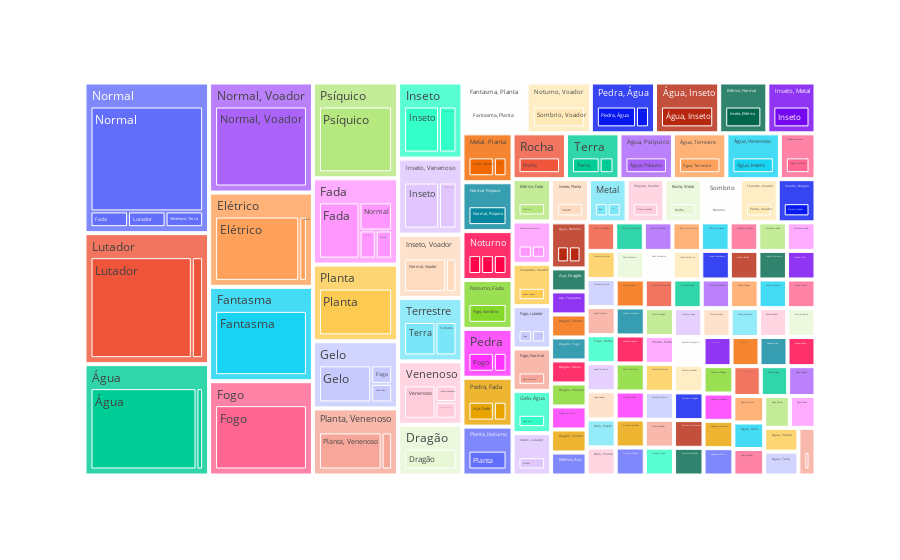

Notebook cell for this chart:
### Code cell
grafico = px.treemap(df, path = [y_test, previsoes])
grafico

### Figure 1 — Plotly figure (JSON) as saved in the notebook; plotly's stock layout.template omitted (floating-point values rounded to 4 significant figures; data arrays with more than 128 entries replaced by an {"elided": "..."} marker saying what was removed)
{"data": [{"branchvalues": "total", "domain": {"x": [0, 1], "y": [0, 1]}, "hovertemplate": "labels=%{label}<br>count=%{value}<br>parent=%{parent}<br>id=%{id}<extra></extra>", "ids": {"elided": "293 str values"}, "labels": {"elided": "293 str values"}, "name": "", "parents": {"elided": "293 str values"}, "type": "treemap", "values": {"elided": "293 int values"}}], "layout": {"legend": {"tracegroupgap": 0}, "margin": {"t": 60}}}
